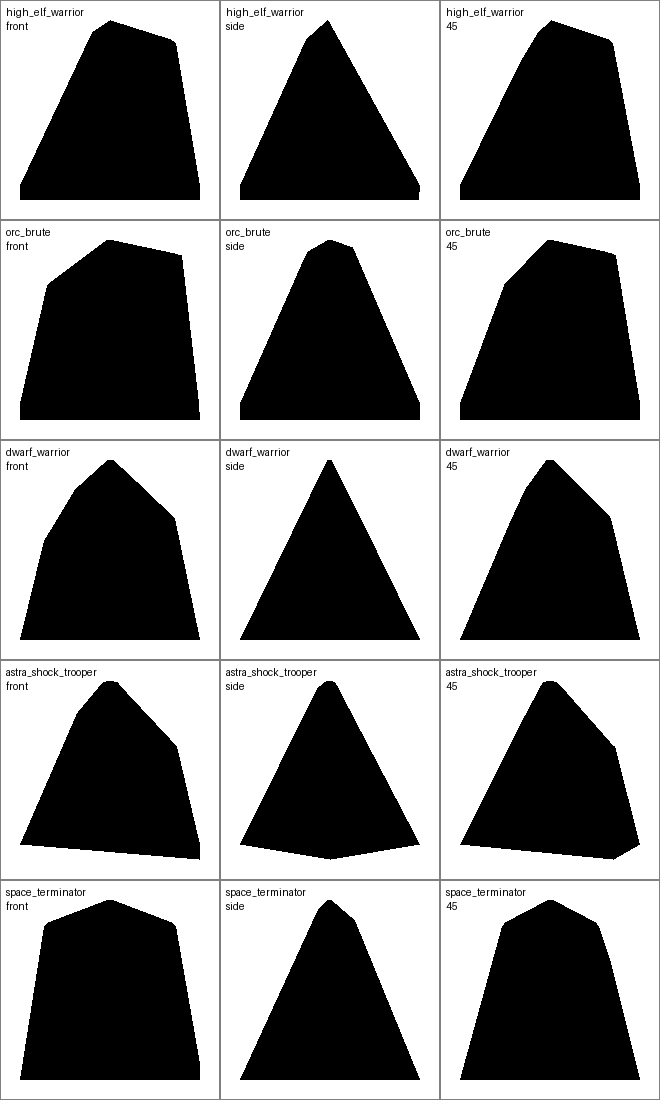
#> input picture src/meshmend_ai/logs/pre_sculpt_regression/pre_sculpt_montage.png, 660 x 1100 px
$ python -i image_to_mesh.py   (imports and definitions only)
#> lines starting #> are read from the running program, lines starting #| are printed output that depends on the picture; after the words box and inside, x2 and y2 are one past the last pixel; in counts of white or black regions, pixels touching at a corner belong together
#> further down, picture is the input picture: PIL image 660x1100 RGB; min 0, max 255, mean 140.1
### src/meshmend_ai/3dsculpter/app/mesh_from_volume.py
"""
Convert 3D volumes to meshes using marching cubes
Supports both occupancy grids and signed distance fields
"""

from __future__ import annotations
import numpy as np
import trimesh

# [4 lines left out: function _sigmoid, not called in this run]

def volume_to_mesh_trimesh(
    volume: np.ndarray,
    *,
    kind: str = "occupancy",   # "occupancy" or "sdf"
    iso: float = 0.5,          # occupancy default
    voxel_size_mm: float = 0.2 # your resolution in mm
) -> trimesh.Trimesh:
    """
    Convert 3D volume to mesh using marching cubes

    Args:
        volume: (D,H,W) float array
            - occupancy: probabilities [0..1] OR logits (any range)
            - sdf: signed distance field (iso typically 0.0)
        kind: "occupancy" or "sdf"
        iso: iso level for marching cubes
        voxel_size_mm: size of each voxel in mm

    Returns:
        trimesh.Trimesh object
    """
    if volume.ndim != 3:
        raise ValueError(f"Expected (D,H,W), got {volume.shape}")

    vol = volume.astype(np.float32)

    if kind == "occupancy":
        # if it looks like logits, squash with sigmoid
        if vol.min() < -0.5 or vol.max() > 1.5:
            vol = _sigmoid(vol)
        vol = np.clip(vol, 0.0, 1.0)
        iso_level = iso
    elif kind == "sdf":
        iso_level = iso  # usually 0.0
    else:
        raise ValueError("kind must be 'occupancy' or 'sdf'")

    try:
        from skimage.measure import marching_cubes
    except ImportError:
        raise ImportError(
            "scikit-image not installed. Run: pip install scikit-image"
        )

    # Ensure iso level is within data range
    vol_min = float(vol.min())
    vol_max = float(vol.max())

    if iso_level < vol_min or iso_level > vol_max:
        # Clamp iso level to valid range, slightly inside to ensure we get geometry
        iso_level = vol_min + (vol_max - vol_min) * 0.4
        print(f"Adjusted iso level from original to {iso_level:.3f} (data range: {vol_min:.3f}-{vol_max:.3f})")

    verts, faces, normals, _ = marching_cubes(vol, level=float(iso_level))

    # scale voxels into mm
    verts = verts * float(voxel_size_mm)

    # Create mesh
    mesh = trimesh.Trimesh(
        vertices=verts,
        faces=faces,
        vertex_normals=normals,
        process=False
    )

    # Basic cleanup
    try:
        if hasattr(mesh, 'remove_degenerate_faces'):
            mesh.remove_degenerate_faces()
        if hasattr(mesh, 'remove_duplicate_faces'):
            mesh.remove_duplicate_faces()
        if hasattr(mesh, 'remove_infinite_values'):
            mesh.remove_infinite_values()
        if hasattr(mesh, 'merge_vertices'):
            mesh.merge_vertices()
    except Exception as e:
        print(f"Warning during mesh cleanup: {e}")

    return mesh

### src/meshmend_ai/3dsculpter/backend/pipelines/image_to_mesh.py
import numpy as np
import trimesh
from PIL import Image

try:
    from models.point_e_generator import PointEGenerator
    from models.mesh_reconstructor import MeshReconstructor
except ModuleNotFoundError:
    from backend.models.point_e_generator import PointEGenerator
    from backend.models.mesh_reconstructor import MeshReconstructor

try:
    from app.mesh_from_volume import volume_to_mesh_trimesh
except ModuleNotFoundError:
    volume_to_mesh_trimesh = None

# [57 lines left out: function reconstruct_mesh_from_image, not called in this run]


def reconstruct_mesh_from_image_volumetric(
    image: Image.Image,
    vol_size: int = 112,
    voxel_size_mm: float = 0.24,
) -> trimesh.Trimesh:
    """Reconstruct a fuller character body from image silhouette/depth cues."""
#> called with vol_size = 112, voxel_size_mm = 0.24
    if volume_to_mesh_trimesh is None:
        raise RuntimeError("volumetric reconstruction unavailable: app.mesh_from_volume not importable")

    from scipy.ndimage import (
        binary_closing,
        binary_fill_holes,
        binary_opening,
        binary_erosion,
        distance_transform_edt,
        gaussian_filter,
        label,
        zoom,
    )

    img = image.convert("RGB")
    arr = np.array(img).astype(np.float32) / 255.0
    gray = np.mean(arr, axis=2)
    sat = np.max(arr, axis=2) - np.min(arr, axis=2)
#> sat: shape (1100, 660) float32; every value is 0

    # Foreground extraction with center-prior + border background rejection.
    fg_grabcut = None
    try:
        import cv2

        arr_u8 = (arr * 255.0).astype(np.uint8)
        h_gc, w_gc = arr_u8.shape[:2]
#> h_gc = 1100; w_gc = 660
        gc_mask = np.zeros((h_gc, w_gc), np.uint8)
        bg_model = np.zeros((1, 65), np.float64)
        fg_model = np.zeros((1, 65), np.float64)
        rect = (max(1, int(w_gc * 0.07)), max(1, int(h_gc * 0.07)), int(w_gc * 0.86), int(h_gc * 0.86))
#> rect = (46, 77, 567, 946)
        cv2.grabCut(arr_u8, gc_mask, rect, bg_model, fg_model, 5, cv2.GC_INIT_WITH_RECT)
        fg_grabcut = (gc_mask == cv2.GC_FGD) | (gc_mask == cv2.GC_PR_FGD)
        ratio = float(np.mean(fg_grabcut))
#> ratio = 0.289
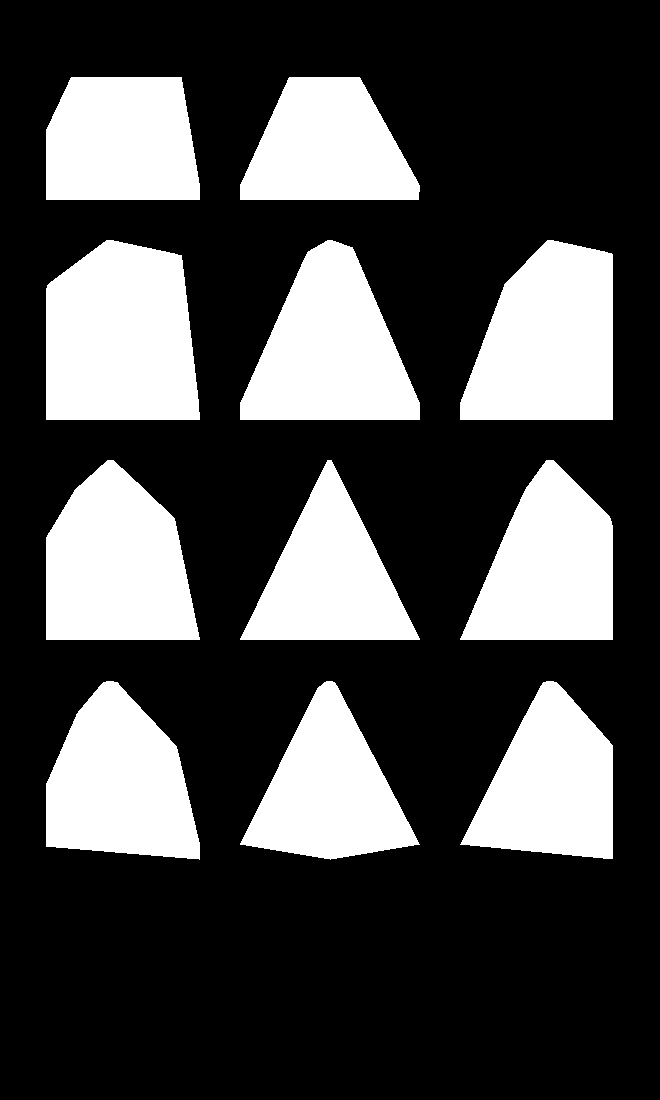
#> fg_grabcut: shape (1100, 660) bool; 28.9% white; 11 white regions, largest, box (x1, y1, x2, y2) and area: (46, 240, 200, 420) 24113, (460, 240, 613, 420) 21566, (46, 460, 200, 640) 20925
        if ratio < 0.01 or ratio > 0.78:
            fg_grabcut = None
    except Exception:
        fg_grabcut = None

    border = np.concatenate([arr[0, :, :], arr[-1, :, :], arr[:, 0, :], arr[:, -1, :]], axis=0)
    bg_color = np.median(border, axis=0)
#> bg_color = [0.502, 0.502, 0.502]
    color_dist = np.linalg.norm(arr - bg_color[None, None, :], axis=2)

    edge_x = np.gradient(gray, axis=1)
    edge_y = np.gradient(gray, axis=0)
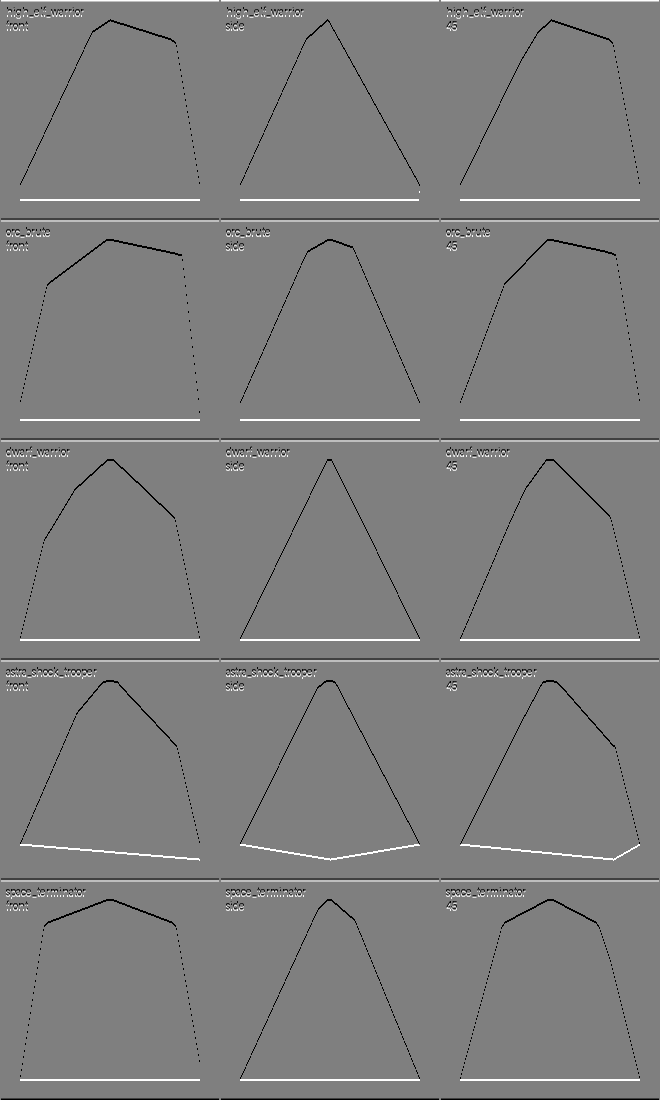
#> edge_y: shape (1100, 660) float32; min -0.5, max 0.5, mean -4.2e-11; drawn with min black and max white
    edge_mag = np.sqrt(edge_x**2 + edge_y**2)

    fg = (
        (color_dist > np.quantile(color_dist, 0.72))
        | (sat > np.quantile(sat, 0.60))
        | (gray < np.quantile(gray, 0.74))
        | (edge_mag > np.quantile(edge_mag, 0.84))
    )
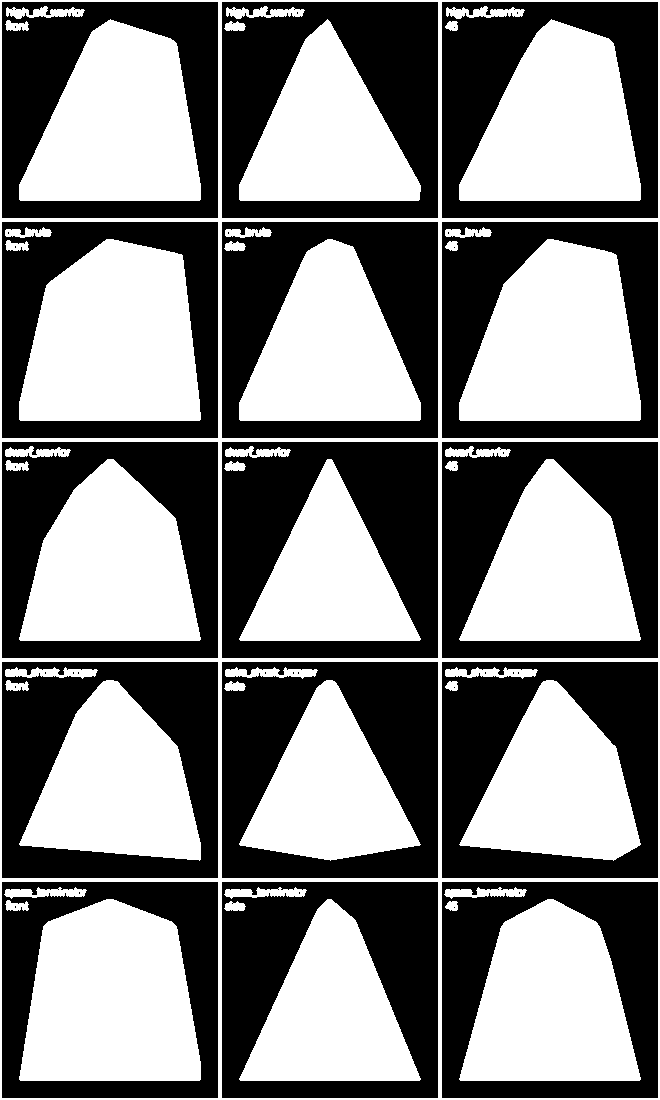
#> fg: shape (1100, 660) bool; 49.9% white; 46 white regions, largest, box (x1, y1, x2, y2) and area: (19, 899, 201, 1081) 26738, (19, 239, 201, 421) 26634, (0, 0, 660, 1100) 26160
    if fg_grabcut is not None:
        fg = fg & fg_grabcut

    # Keep only non-border-connected foreground.
    h, w = fg.shape
#> h = 1100; w = 660
    bg_connected = np.zeros_like(fg, dtype=bool)
    queue = [(0, x) for x in range(w)] + [(h - 1, x) for x in range(w)] + [(y, 0) for y in range(h)] + [(y, w - 1) for y in range(h)]
    while queue:
        y_idx, x_idx = queue.pop()
        if y_idx < 0 or y_idx >= h or x_idx < 0 or x_idx >= w:
            continue
        if bg_connected[y_idx, x_idx] or fg[y_idx, x_idx]:
            continue
        bg_connected[y_idx, x_idx] = True
        queue.extend([(y_idx - 1, x_idx), (y_idx + 1, x_idx), (y_idx, x_idx - 1), (y_idx, x_idx + 1)])
#> after the loop, queue = []
    fg = ~bg_connected

    labeled, num = label(fg)
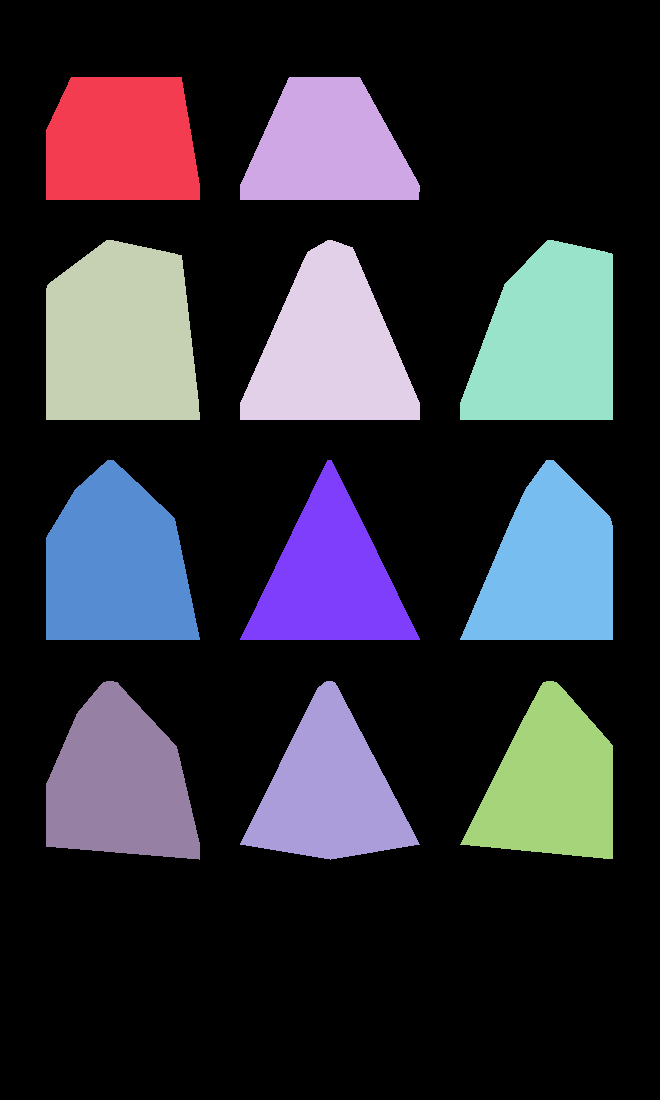
#> labeled: shape (1100, 660) int32; 12 distinct labels, from 0 to 11; one colour per label, 0 black
#> num = 11
    if num > 0:
        yy, xx = np.indices((h, w))
        cx, cy = w * 0.5, h * 0.5
#> cx = 330; cy = 550
        best_score = -1.0
        best_mask = fg
        for i in range(1, num + 1):
            comp = labeled == i
            area = float(np.sum(comp))
            if area < h * w * 0.002:
                continue
            mx = float(np.mean(xx[comp]))
            my = float(np.mean(yy[comp]))
            center_penalty = np.sqrt(((mx - cx) / w) ** 2 + ((my - cy) / h) ** 2)
            score = area * (1.0 - min(0.95, center_penalty))
            if score > best_score:
                best_score = score
                best_mask = comp
#> this loop made 11 passes
#> (area, mx, my, center_penalty, score, best_score) on passes 1 to 4: (17279, 121.1, 141.1, 0.488, 8842.9, 8842.9), (16204, 327.4, 147.2, 0.366, 10270.6, 10270.6), (24113, 120, 337.9, 0.372, 15142.7, 15142.7), (20585, 329.9, 350.3, 0.182, 16847.7, 16847.7)
#> (area, mx, my, center_penalty, score) on passes 5 to 10: (21566, 548.2, 341.4, 0.381, 13344.7), (20925, 116, 565.5, 0.325, 14133.7), (16673, 329.4, 578, 0.0255, 16247.7), (18715, 549.3, 568, 0.333, 12488), (19329, 119, 783.8, 0.384, 11909.2), (17190, 328.7, 790.8, 0.219, 13427.5)
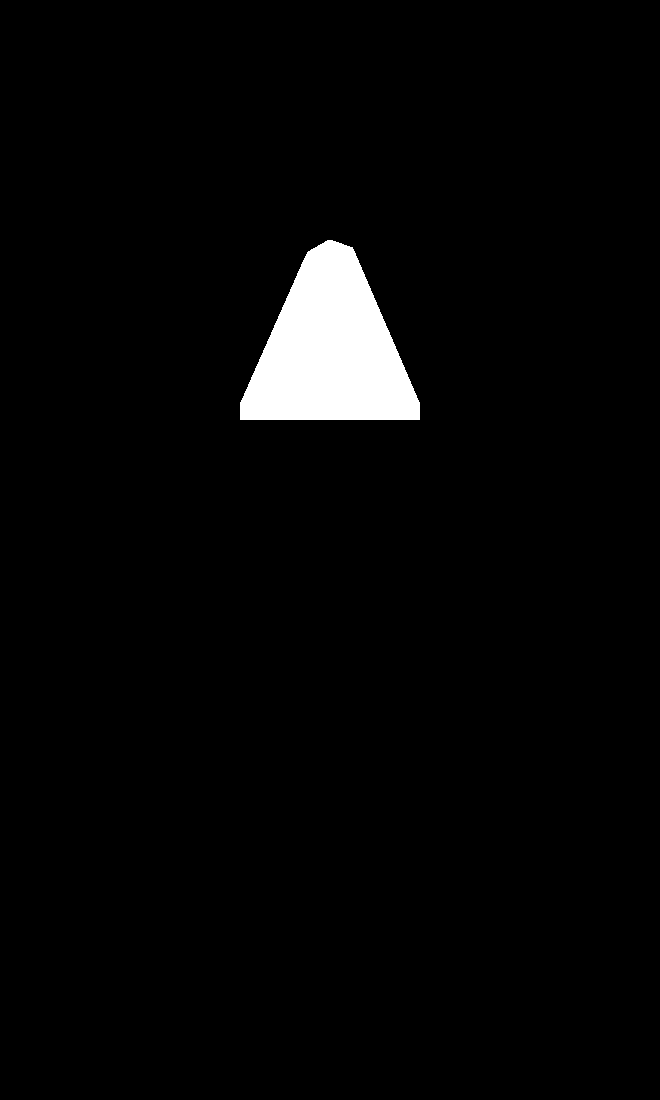
#> best_mask: shape (1100, 660) bool; 2.8% white; 1 white region, box (x1, y1, x2, y2) and area: (240, 240, 420, 420) 20585
#> after the loop, best_score = 16847.7
        fg = best_mask

    # Prevent canvas-wide masks from becoming the same squat rock/cylinder for
    # unrelated source images. If coverage is excessive, rebuild from strong
    # image-specific color/saturation/edge cues near the subject center.
    fg_ratio = float(np.mean(fg))
#> fg_ratio = 0.0284
    if fg_ratio > 0.52:
        fg = (
            (color_dist > np.quantile(color_dist, 0.82))
            | (sat > np.quantile(sat, 0.72))
            | (edge_mag > np.quantile(edge_mag, 0.88))
        )

    fg_ratio = float(np.mean(fg))
    if fg_ratio < 0.012 or fg_ratio > 0.62:
        yy, xx = np.indices((h, w))
        center_prior = (((xx - w * 0.5) / max(w * 0.45, 1)) ** 2 + ((yy - h * 0.52) / max(h * 0.45, 1)) ** 2) < 1.0
        fg = center_prior & (
            (color_dist > np.quantile(color_dist, 0.78))
            | (sat > np.quantile(sat, 0.68))
            | (edge_mag > np.quantile(edge_mag, 0.82))
        )

    fg = binary_opening(fg, iterations=1)
#> fg: shape (1100, 660) bool; 2.8% white; 1 white region, box (x1, y1, x2, y2) and area: (240, 240, 420, 420) 20582
    fg = binary_closing(fg, iterations=2)
    fg = binary_fill_holes(fg)
    fg = binary_erosion(fg, iterations=1)
#> fg: shape (1100, 660) bool; 2.8% white; 1 white region, box (x1, y1, x2, y2) and area: (241, 241, 419, 419) 20022

    depth = 1.0 - gray
    depth = (depth - depth.min()) / (depth.max() - depth.min() + 1e-8)

    fg_resized = zoom(fg.astype(np.float32), (vol_size / h, vol_size / w), order=0) > 0.5
#> fg_resized: shape (112, 112) bool; 2.8% white; 1 white region, box (x1, y1, x2, y2) and area: (41, 25, 71, 43) 347
    depth_resized = zoom(depth.astype(np.float32), (vol_size / h, vol_size / w), order=1)
    depth_resized = np.clip(depth_resized, 0.0, 1.0)

    fg_resized = binary_fill_holes(binary_closing(fg_resized, iterations=2))
    fg_resized = binary_erosion(fg_resized, iterations=1)
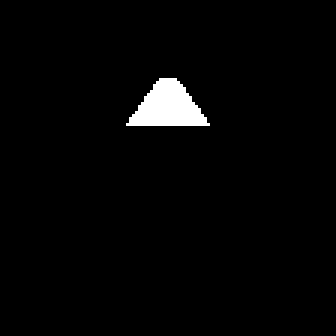
#> fg_resized: shape (112, 112) bool (shown 3 times larger); 2.2% white; 1 white region, box (x1, y1, x2, y2) and area: (42, 26, 70, 42) 278
    dist_inside = distance_transform_edt(fg_resized.astype(np.uint8)).astype(np.float32)
    dist_inside = dist_inside / (dist_inside.max() + 1e-8)

    volume = np.zeros((vol_size, vol_size, vol_size), dtype=np.float32)

    # Build cross-sectional solids to avoid thin shell outputs.
    min_half = int(vol_size * 0.07)
    max_half = int(vol_size * 0.29)
    center_z = int(vol_size * 0.50)

    for y_idx in range(vol_size):
        row_mask = fg_resized[y_idx]
        row_x = np.where(row_mask)[0]
        if len(row_x) < 3:
            continue

        x_left = int(row_x.min())
        x_right = int(row_x.max())
        x_center = 0.5 * (x_left + x_right)
        rx_row = max(1.5, 0.5 * (x_right - x_left))
        row_depth = float(np.mean(depth_resized[y_idx, row_mask]))

        for x_idx in row_x:
            dx_norm = (x_idx - x_center) / (rx_row + 1e-8)
            ellipse_scale = np.sqrt(max(0.0, 1.0 - dx_norm * dx_norm))
            if ellipse_scale <= 0.0:
                continue

            center_weight = float(dist_inside[y_idx, x_idx])
            local_depth = float(depth_resized[y_idx, x_idx])
            half_thickness = min_half + int(
                (max_half - min_half)
                * (0.30 + 0.70 * center_weight)
                * (0.40 + 0.60 * local_depth)
                * ellipse_scale
            )
            half_thickness = max(1, half_thickness)

            z_shift = int((local_depth - 0.5) * vol_size * 0.08)
            row_shift = int((row_depth - 0.5) * vol_size * 0.04)
            zc = int(np.clip(center_z + z_shift + row_shift, 0, vol_size - 1))

            z0 = max(0, zc - half_thickness)
            z1 = min(vol_size, zc + half_thickness)
            volume[z0:z1, y_idx, x_idx] = 1.0
#> this loop made 112 passes
#> (x_left, x_right, x_center, rx_row) on passes 33 to 42: (48, 63, 55.5, 7.5), (48, 63, 55.5, 7.5), (47, 64, 55.5, 8.5), (46, 65, 55.5, 9.5), (46, 66, 56, 10), (45, 66, 55.5, 10.5), (44, 67, 55.5, 11.5), (43, 68, 55.5, 12.5), (43, 68, 55.5, 12.5), (42, 69, 55.5, 13.5)
#> (row_x, x_left, x_right, x_center, rx_row) on passes 27 to 32: ([53, 54, 55, 56, 57, 58], 53, 58, 55.5, 2.5), ([52, 53, 54, 55, 56, 57, 58, 59], 52, 59, 55.5, 3.5), ([51, 52, 53, 54, 55, 56, 57, 58, 59, 60], 51, 60, 55.5, 4.5), ([51, 52, 53, 54, 55, 56, 57, 58, 59, 60, 61], 51, 61, 56, 5), ([50, 51, 52, 53, 54, 55, 56, 57, 58, 59, 60, 61], 50, 61, 55.5, 5.5), ([49, 50, 51, 52, 53, 54, 55, 56, 57, 58, 59, 60, 61, 62], 49, 62, 55.5, 6.5)

    # Add edge-driven detail embossing so armor/folds survive better.
    edge_resized = zoom(edge_mag.astype(np.float32), (vol_size / h, vol_size / w), order=1)
    edge_resized = np.clip(edge_resized / (edge_resized.max() + 1e-8), 0.0, 1.0)
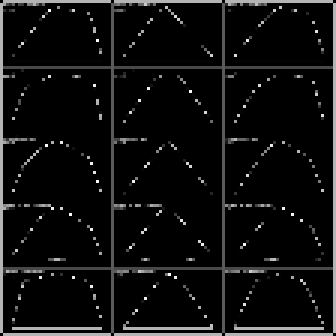
#> edge_resized: shape (112, 112) float32 (shown 3 times larger); min 0, max 1, mean 0.0609
    edge_mask = (edge_resized > np.quantile(edge_resized, 0.80)) & fg_resized
#> edge_mask: shape (112, 112) bool; every value is 0
    detail_depth = max(1, int(vol_size * 0.015))
    for y_idx, x_idx in np.argwhere(edge_mask):
        local_depth = float(depth_resized[y_idx, x_idx])
        zc = int(np.clip(center_z + (local_depth - 0.5) * vol_size * 0.08, 0, vol_size - 1))
        z0 = max(0, zc - detail_depth)
        z1 = min(vol_size, zc + detail_depth)
        volume[z0:z1, y_idx, x_idx] = 1.0
#> this loop made 0 passes

    for z_idx in range(vol_size):
        z_norm = abs((z_idx - center_z) / max(1, center_z))
        taper = max(0.0, 1.0 - z_norm**1.30)
        volume[z_idx] *= max(0.0, taper)

    volume = gaussian_filter(volume, sigma=(0.60, 0.32, 0.60))
    volume = (volume > 0.31).astype(np.float32)

    mesh = volume_to_mesh_trimesh(volume, kind="occupancy", iso=0.56, voxel_size_mm=voxel_size_mm)
#> in volume_to_mesh_trimesh, `vol_min = float(vol.min())`: vol_min = 0
#> in volume_to_mesh_trimesh, `vol_max = float(vol.max())`: vol_max = 1
    try:
        mesh.remove_unreferenced_vertices()
        if hasattr(mesh, "merge_vertices"):
            mesh.merge_vertices()
    except Exception:
        pass

    if len(mesh.vertices) == 0 or len(mesh.faces) == 0:
        raise RuntimeError("volumetric reconstruction generated empty mesh")
    return mesh

>>> from PIL import Image
>>> picture = Image.open('../../../logs/pre_sculpt_regression/pre_sculpt_montage.png')
#> (the run stopped early here; a loop or call above may not have finished)
